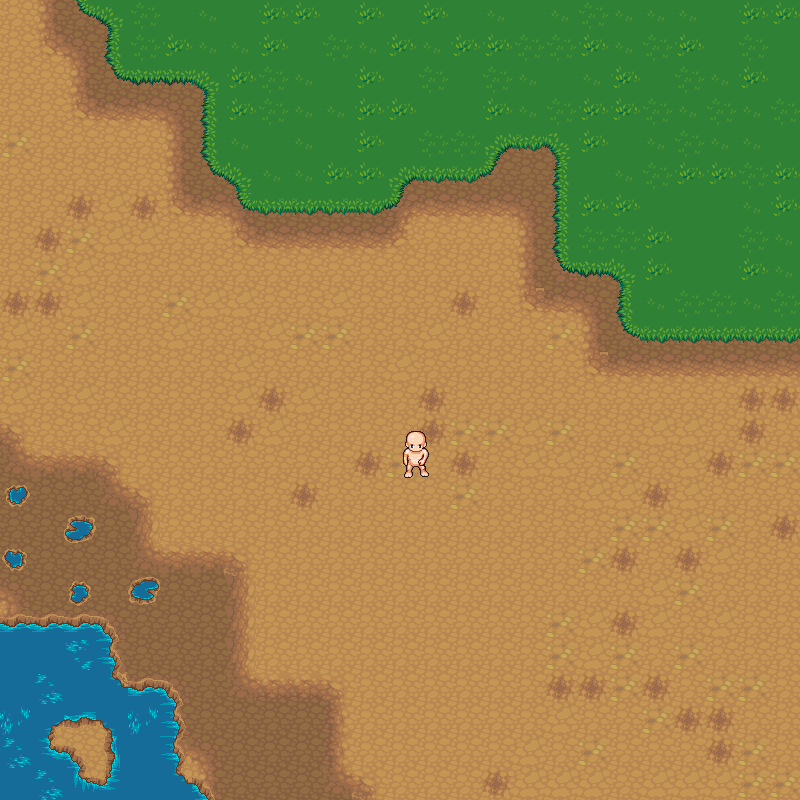

This game map was drawn from its Tiled (.tmx) file and the tilesets committed beside it. A one-line description and the trimmed map source follow:
An orthogonal 25x25 tile map with 32x32 px tiles, 6 tile layers (dirt, rocks, npc, grass, ...), 5 tilesets and 2 objects.

<map version="1.2" tiledversion="1.2.4" orientation="orthogonal" renderorder="left-up" width="25" height="25" tilewidth="32" tileheight="32" infinite="0" nextlayerid="11" nextobjectid="8">
 <tileset firstgid="1" name="dirt" tilewidth="32" tileheight="32" tilecount="18" columns="3">
  <image source="../tiles/dirt.png" width="96" height="192" />
 </tileset>
 <tileset firstgid="19" source="water.tsx" />
 <tileset firstgid="37" source="grass.tsx" />
 <tileset firstgid="55" source="dirt2.tsx" />
 <tileset firstgid="73" source="male_slash.tsx" />
 <layer id="1" name="dirt" width="25" height="25">
  <data>[625 cells, 625 non-empty, 5 distinct tile ids]</data>
 </layer>
 <layer id="5" name="rocks" width="25" height="25">
  <data>[625 cells, 75 non-empty, 11 distinct tile ids]</data>
 </layer>
 <objectgroup id="8" name="npc">
  <object id="1" x="396" y="428" width="38" height="54" />
 </objectgroup>
 <layer id="9" name="npc" width="25" height="25">
  <data>[625 cells, 4 non-empty, 4 distinct tile ids]</data>
 </layer>
 <layer id="2" name="grass" width="25" height="25">
  <data>[625 cells, 165 non-empty, 14 distinct tile ids]</data>
 </layer>
 <layer id="3" name="water" width="25" height="25">
  <data>[625 cells, 38 non-empty, 11 distinct tile ids]</data>
 </layer>
 <objectgroup id="10" name="water">
  <object id="7" x="-1.5" y="614.5">
   <polygon points="0,0 113.5,-1 129.5,59 184.5,71.5 189.5,157 219.5,184.5 2,185" />
  </object>
 </objectgroup>
 <layer id="4" name="mountains" width="25" height="25">
  <data>[625 cells, 0 non-empty, 0 distinct tile ids]</data>
 </layer>
</map>
